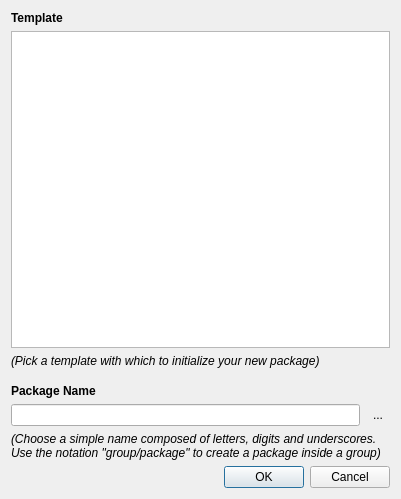
<?xml version="1.0" encoding="UTF-8"?>
<ui version="4.0">
 <class>SaltGrainTemplateSelectionDialog</class>
 <widget class="QDialog" name="SaltGrainTemplateSelectionDialog">
  <property name="geometry">
   <rect>
    <x>0</x>
    <y>0</y>
    <width>401</width>
    <height>499</height>
   </rect>
  </property>
  <property name="windowTitle">
   <string>Create Package</string>
  </property>
  <layout class="QVBoxLayout" name="verticalLayout">
   <item>
    <widget class="QLabel" name="label">
     <property name="font">
      <font>
       <weight>75</weight>
       <bold>true</bold>
      </font>
     </property>
     <property name="text">
      <string>Template</string>
     </property>
    </widget>
   </item>
   <item>
    <widget class="QListView" name="salt_view">
     <property name="alternatingRowColors">
      <bool>true</bool>
     </property>
     <property name="iconSize">
      <size>
       <width>64</width>
       <height>64</height>
      </size>
     </property>
     <property name="selectionRectVisible">
      <bool>false</bool>
     </property>
    </widget>
   </item>
   <item>
    <widget class="QLabel" name="label_4">
     <property name="font">
      <font>
       <italic>true</italic>
      </font>
     </property>
     <property name="text">
      <string>(Pick a template with which to initialize your new package)</string>
     </property>
    </widget>
   </item>
   <item>
    <spacer name="verticalSpacer">
     <property name="orientation">
      <enum>Qt::Vertical</enum>
     </property>
     <property name="sizeType">
      <enum>QSizePolicy::Fixed</enum>
     </property>
     <property name="sizeHint" stdset="0">
      <size>
       <width>20</width>
       <height>10</height>
      </size>
     </property>
    </spacer>
   </item>
   <item>
    <widget class="QLabel" name="label_2">
     <property name="font">
      <font>
       <weight>75</weight>
       <bold>true</bold>
      </font>
     </property>
     <property name="text">
      <string>Package Name</string>
     </property>
    </widget>
   </item>
   <item>
    <widget class="QFrame" name="frame">
     <property name="frameShape">
      <enum>QFrame::NoFrame</enum>
     </property>
     <property name="frameShadow">
      <enum>QFrame::Raised</enum>
     </property>
     <layout class="QHBoxLayout" name="horizontalLayout">
      <property name="leftMargin">
       <number>0</number>
      </property>
      <property name="topMargin">
       <number>0</number>
      </property>
      <property name="rightMargin">
       <number>0</number>
      </property>
      <property name="bottomMargin">
       <number>0</number>
      </property>
      <item>
       <widget class="QLineEdit" name="name_edit"/>
      </item>
      <item>
       <widget class="lay::AlertLogButton" name="name_alert">
        <property name="focusPolicy">
         <enum>Qt::NoFocus</enum>
        </property>
        <property name="text">
         <string>...</string>
        </property>
        <property name="icon">
         <iconset resource="layResources.qrc">
          <normaloff>:/warn.png</normaloff>:/warn.png</iconset>
        </property>
        <property name="autoRaise">
         <bool>true</bool>
        </property>
       </widget>
      </item>
     </layout>
    </widget>
   </item>
   <item>
    <widget class="QLabel" name="label_3">
     <property name="font">
      <font>
       <weight>50</weight>
       <italic>true</italic>
       <bold>false</bold>
      </font>
     </property>
     <property name="text">
      <string>(Choose a simple name composed of letters, digits and underscores. Use the notation &quot;group/package&quot; to create a package inside a group)</string>
     </property>
     <property name="wordWrap">
      <bool>true</bool>
     </property>
    </widget>
   </item>
   <item>
    <widget class="QDialogButtonBox" name="buttonBox">
     <property name="standardButtons">
      <set>QDialogButtonBox::Cancel|QDialogButtonBox::Ok</set>
     </property>
    </widget>
   </item>
  </layout>
  <action name="actionNew">
   <property name="icon">
    <iconset resource="layResources.qrc">
     <normaloff>:/add_16px.png</normaloff>:/add_16px.png</iconset>
   </property>
   <property name="text">
    <string>New</string>
   </property>
   <property name="toolTip">
    <string>New package</string>
   </property>
  </action>
  <action name="actionDelete">
   <property name="icon">
    <iconset resource="layResources.qrc">
     <normaloff>:/clear_16px.png</normaloff>:/clear_16px.png</iconset>
   </property>
   <property name="text">
    <string>Delete</string>
   </property>
   <property name="toolTip">
    <string>Delete package</string>
   </property>
  </action>
  <action name="actionImport">
   <property name="icon">
    <iconset resource="layResources.qrc">
     <normaloff>:/import.png</normaloff>:/import.png</iconset>
   </property>
   <property name="text">
    <string>Import</string>
   </property>
   <property name="toolTip">
    <string>Import package</string>
   </property>
  </action>
 </widget>
 <customwidgets>
  <customwidget>
   <class>lay::AlertLogButton</class>
   <extends>QToolButton</extends>
   <header>layLogViewerDialog.h</header>
  </customwidget>
 </customwidgets>
 <resources>
  <include location="layResources.qrc"/>
 </resources>
 <connections>
  <connection>
   <sender>buttonBox</sender>
   <signal>accepted()</signal>
   <receiver>SaltGrainTemplateSelectionDialog</receiver>
   <slot>accept()</slot>
   <hints>
    <hint type="sourcelabel">
     <x>273</x>
     <y>431</y>
    </hint>
    <hint type="destinationlabel">
     <x>276</x>
     <y>448</y>
    </hint>
   </hints>
  </connection>
  <connection>
   <sender>buttonBox</sender>
   <signal>rejected()</signal>
   <receiver>SaltGrainTemplateSelectionDialog</receiver>
   <slot>reject()</slot>
   <hints>
    <hint type="sourcelabel">
     <x>351</x>
     <y>426</y>
    </hint>
    <hint type="destinationlabel">
     <x>363</x>
     <y>445</y>
    </hint>
   </hints>
  </connection>
 </connections>
</ui>
